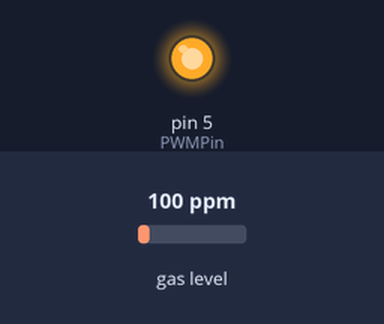
Recording of a sketch running on a simulated Arduino Uno, built with avr-gcc and run on an emulated ATmega328P. On the bench: output pins drawn as LEDs (lit = HIGH). Inputs (shaded band) come from the test bench; at power-on: gas level 100 ppm.

Above: at 0.1 s.
At 60.1 s:
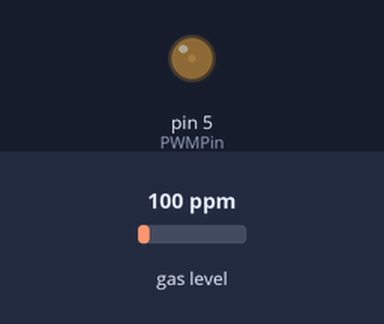
Timing chart, 0 to 61.6 s (numbered marks = the images above):
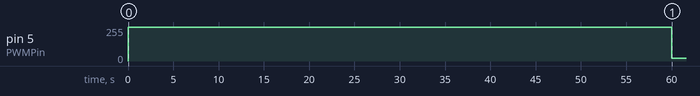

Measured:
- by itself, pin 5 (PWMPin): 0/255 → 255/255 at 0.00 s, → 20/255 60.0 s later

The sketch:

MQ7Read.ino
```cpp
#include <MQUnifiedsensor.h>
//Definitions
#define placa "Arduino UNO"
#define Voltage_Resolution 5
#define pin A0 //Analog input 0 of your arduino
#define type "MQ-7" //MQ7
#define ADC_Bit_Resolution 10 // For arduino UNO/MEGA/NANO
#define RatioMQ7CleanAir 27.5 //RS / R0 = 27.5 ppm
#define PWMPin 5 // Pin connected to mosfet

//Declare Sensor
MQUnifiedsensor MQ7(placa, Voltage_Resolution, ADC_Bit_Resolution, pin, type);
unsigned long oldTime = 0;
void setup() {
  Serial.begin(9600);
  pinMode(PWMPin, OUTPUT);
  MQ7.setRegressionMethod(1); //_PPM =  a*ratio^b
  MQ7.setA(99.042); MQ7.setB(-1.518); // Configure the equation to calculate CO concentration value
  MQ7.setR0(3.3);//set R0
  MQ7.setRL(1);//set Rl
  /*
    Exponential regression:
  GAS     | a      | b
  H2      | 69.014  | -1.374
  LPG     | 700000000 | -7.703
  CH4     | 60000000000000 | -10.54
  CO      | 99.042 | -1.518
  Alcohol | 40000000000000000 | -12.35
  */
  MQ7.init();

}

void loop() {
  /*
   the sensor must be 'heated' at 5 V for 60 s to desorb the gases, then powered at 1.4 V for 90 s during the actual reading.
   According to MQ-7 datasheet, sensor has to run through high- and low-heating cycles in order to get proper measurements.
   During low temperature phase, CO is absorbed on the plate, producing meaningful data.
  During high temperature phase, absorbed CO and other compounds evaporate from the sensor plate, cleaning it for the next measurement.
  */
 unsigned long startTime = millis(); // Record the start time
  while (millis() - startTime <= 60000) {  // Run for 60 seconds
    analogWrite(5, 255); // 255 is DC 5V output
    MQ7.update(); // Update data, the arduino will read the voltage from the analog pin
    MQ7.readSensor(); // Sensor will read PPM concentration using the model, a and b values set previously or from the setup
    delay(500); //Sampling frequency
  }
   startTime = millis(); // Record the start time
    while (millis() - startTime <= 90000) {  // Run for 90 seconds
    analogWrite(5, 20); // 255 is DC 5V output
    MQ7.update(); // Update data, the arduino will read the voltage from the analog pin
    MQ7.readSensor(); // Sensor will read PPM concentration using the model, a and b values set previously or from the setup
    MQ7.serialDebug(); // Will print the table on the serial port
    delay(500); //Sampling frequency
  }
}
```
